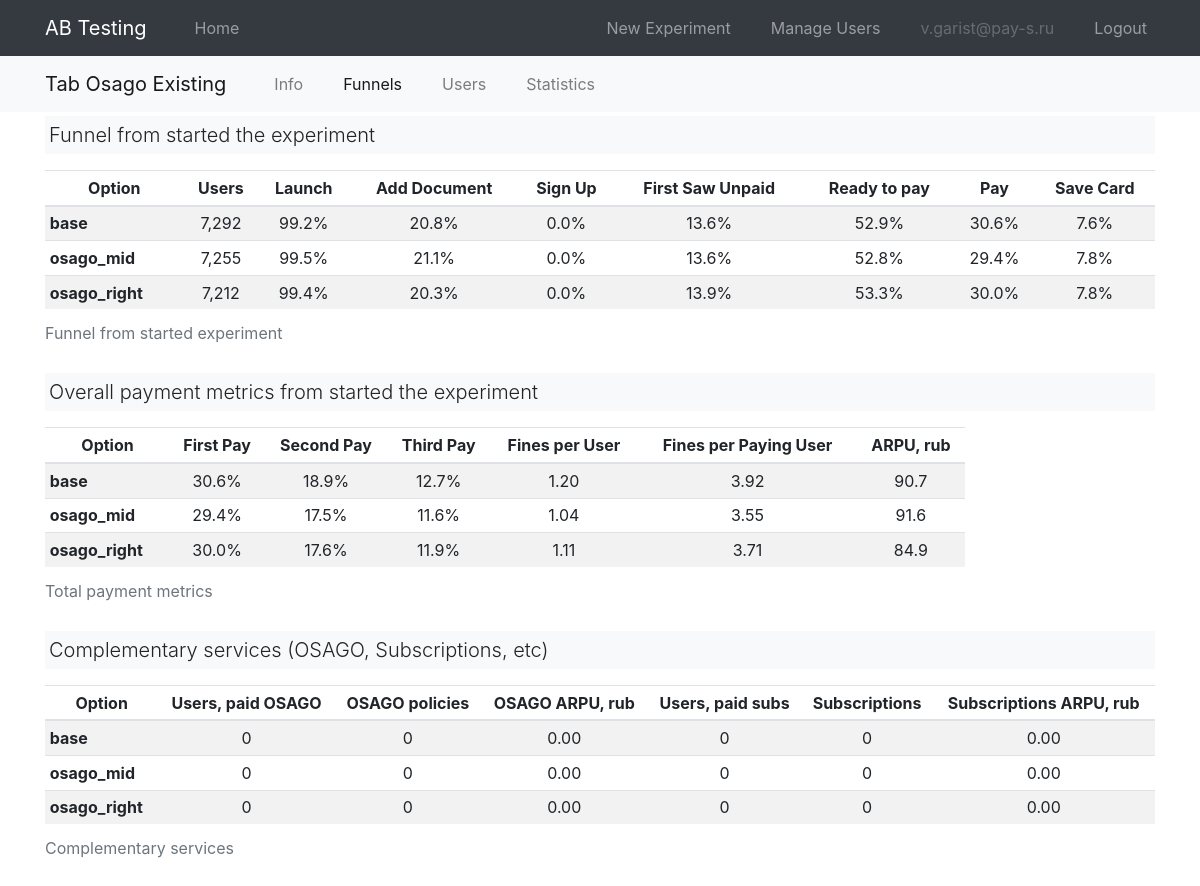
The page /exp_ios_tab_osago_existing/funnel (signed in) on the database its author committed.
### models.py (models this page shows, shortened)
class User(UserMixin, db.Model):
    id = db.Column(db.Integer, primary_key=True)
    email = db.Column(db.String(120), index=True, unique=True)
    password_hash = db.Column(db.String(128))
    is_admin = db.Column(db.Boolean, unique=False, default=False)

class ABExperiment(db.Model):
    __tablename__ = "experiment"
    __table_args__ = (db.UniqueConstraint('app_id', 'name', name="unique_constraint_app_exp"), )
    id = db.Column(db.Integer, primary_key=True)
    app_id = db.Column(db.Integer, db.ForeignKey("app.id"))
    name = db.Column(db.String(120), index=True)
    description = db.Column(db.Text)
    metrics = db.Column(db.Text)
    start_date = db.Column(db.Date)
    end_date = db.Column(db.Date)
    options = db.relationship('ABOption', backref='experiment') # cascade="all, delete-orphan"
    @property
    def metrics_json(self):
        return json.loads(self.metrics) if self.metrics is not None else dict()
    @property
    def clean_name(self):
        clean_name = " ".join(
            [i.capitalize() for i in self.name.split("_") if i not in ("exp", "ios", "android")]
        )
        return clean_name
    @property
    def sorted_options(self):
        options = sorted(self.options, key=lambda x: (-x.is_control_group, x.name))
        return [i.name for i in options]

class ABOption(db.Model):
    __tablename__ = "option"
    id = db.Column(db.Integer, primary_key=True)
    name = db.Column(db.String(120))
    is_control_group = db.Column(db.Boolean) # base, ...
    experiment_id = db.Column(db.Integer, db.ForeignKey('experiment.id'))

### ab/ab.py (the view)
@bp.route("/<exp_name>/funnel")
@login_required
def detail_funnel(exp_name):
    exp = ABExperiment.query.filter_by(name=exp_name).first()
    if exp is None:
        abort(404)
    return render_template("ab/ab_item_funnel.html", exp=exp, active_link="funnel")

### main.py (called while the page is built)
@login.user_loader
def load_user(id):
    return User.query.get(int(id))

### templates/ab/ab_item_funnel.html (shortened to what this page needs)
{% extends "base.html" %}
{% from "macros/plots/barprot_total.html" import barprot_total %}
{% from "macros/plots/donut.html" import donut %}
{% block second_nav %}
{% include "ab/_second_nav.html" %}
{% endblock %}
{% block content %}
<div class="container">
    <p class="lead bg-light p-1">Funnel from started the experiment</p>
    <div class="row mt-0">
        <div class="col">
            <table class="table table-hover table-sm table-striped">
                <caption>Funnel from started experiment</caption>
                <thead>
                    <tr>
                    {% for col in ['Option', 'Users', 'Launch', 'Add Document', 'Sign Up', 'First Saw Unpaid', 'Ready to pay', 'Pay', 'Save Card'] %}
                    <th scope="col" class='text-center'>{{ col }}</th>
                    {% endfor %}
                    </tr>
                </thead>
                <tbody>
                    {% for option in exp.sorted_options %}
                    <tr class='text-center'>
                        <th scope="row" class="text-left">{{ option }}</th>
                        <td scope="row">{{ "{:,}".format(exp.metrics_json.get("cnt_users_all").get(option)) }}</td>
                        {% for i in ["funnel_launch", "funnel_add_document", "funnel_sign_up", "funnel_first_saw_unpaid", "funnel_ready_to_pay", "funnel_pay", "funnel_save_card"] %}
                        <td scope="row">{{ "{:.1%}".format(exp.metrics_json.get(i, dict()).get(option, 0)) }}</td>
                        {% endfor %}
                    </tr>
                    {% endfor %}
                </tbody>
            </table>
        </div>
    </div>
    <p class="lead bg-light p-1">Overall payment metrics from started the experiment</p>
    <div class="row mt-0">
        <div class="col-10">
            <table class="table table-hover table-sm table-striped">
                <caption>Total payment metrics</caption>
                <thead>
                    <tr>
                    {% for col in ['Option', 'First Pay', 'Second Pay', 'Third Pay', 'Fines per User', 'Fines per Paying User', 'ARPU, rub'] %}
                    <th scope="col" class='text-center'>{{ col }}</th>
                    {% endfor %}
                    </tr>
                </thead>
                <tbody>
                    {% for option in exp.sorted_options %}
                    <tr class='text-center'>
                        <th scope="row" class="text-left">{{ option }}</th>
                        {% for i in ["funnel_first_pay", "funnel_second_pay", "funnel_third_pay"] %}
                        <td scope="row">{{ "{:.1%}".format(exp.metrics_json.get(i).get(option)) }}</td>
                        {% endfor %}
                        <td scope="row">{{ "{:.2f}".format(exp.metrics_json.get("avg_fines_all").get(option)) }}</td>
                        <td scope="row">{{ "{:.2f}".format(exp.metrics_json.get("avg_fines_pp_all").get(option)) }}</td>
                        <td scope="row">{{ "{:.1f}".format(exp.metrics_json.get("arpu_all").get(option)) }}</td>
                    </tr>
                    {% endfor %}
                </tbody>
            </table>
        </div>
    </div>
    <p class="lead bg-light p-1">Complementary services (OSAGO, Subscriptions, etc)</p>
    <div class="row mt-0">
        <div class="col-12">
            <table class="table table-hover table-sm table-striped">
                <caption>Complementary services</caption>
                <thead>
                    <tr>
                    {% for col in ['Option', 'Users, paid OSAGO', 'OSAGO policies', 'OSAGO ARPU, rub', 'Users, paid subs', 'Subscriptions', 'Subscriptions ARPU, rub'] %}
                    <th scope="col" class='text-center'>{{ col }}</th>
                    {% endfor %}
                    </tr>
                </thead>
                <tbody>
                    {% for option in exp.sorted_options %}
                    <tr class='text-center'>
                        <th scope="row" class="text-left">{{ option }}</th>
                        <td scope="row">{{ "{:d}".format(exp.metrics_json.get("funnel_purchase_osago").get(option)) }}</td>
                        <td scope="row">{{ "{:d}".format(exp.metrics_json.get("funnel_cnt_osago").get(option)) }}</td>
                        <td scope="row">{{ "{:.2f}".format(exp.metrics_json.get("osago_arpu_all").get(option)) }}</td>
                        <td scope="row">{{ "{:d}".format(exp.metrics_json.get("funnel_subscription_paid").get(option)) }}</td>
                        <td scope="row">{{ "{:d}".format(exp.metrics_json.get("funnel_cnt_subscription").get(option)) }}</td>
                        <td scope="row">{{ "{:.2f}".format(exp.metrics_json.get("subscription_arpu_all").get(option)) }}</td>
                    </tr>
                    {% endfor %}
                </tbody>
            </table>
        </div>
    </div>
</div>
{% endblock %}

### templates/base.html (shortened to what this page needs)
<!DOCTYPE html>
<html>
    <head>
        <link rel="stylesheet" href="https://stackpath.bootstrapcdn.com/bootstrap/4.5.0/css/bootstrap.min.css">
        <link rel="stylesheet" href="https://stackpath.bootstrapcdn.com/font-awesome/4.7.0/css/font-awesome.min.css">
        <link rel="stylesheet" type="text/css" href="{{ url_for('static', filename='css/style.css') }}">
    </head>
    <body>
    <nav class="navbar navbar-expand-md navbar-dark bg-dark fixed-top">
        <div class="container">
            <a class="navbar-brand" href="{{ url_for('ab.index') }}">AB Testing</a>
            <div class="collapse navbar-collapse" id="navbarCollapse">
                <ul class="navbar-nav mr-auto">
                    <li class="nav-item {{ 'active' if active_link == 'home' else None }} ml-4">
                        <a class="nav-link" href="{{ url_for('ab.index') }}">Home</a>
                    </li>
                </ul>
                <ul class="navbar-nav ml-auto">
                {% if current_user.is_authenticated %}
                {% if current_user.is_admin %}
                    <li class="nav-item mr-4 {{ 'active' if active_link == 'create_experiment' else None }}">
                    <a class="nav-link" href="{{ url_for('admin.create_experiment') }}">New Experiment</a>
                    </li>
                    <li class="nav-item mr-4 {{ 'active' if active_link == 'manage_users' else None }}">
                    <a class="nav-link" href="{{ url_for('admin.manage_users') }}">Manage Users</a>
                    </li>
                {% endif %}
                    <li class="nav-item mr-4">
                    <a class="nav-link disabled">{{ current_user.email }}</a>
                    </li>
                    <li class="nav-item">
                    <a class="nav-link" href="{{ url_for('auth.logout') }}">Logout</a>
                    </li>
                {% endif %}
                </ul>
            </div>
        </div>
    </nav>
    {% block second_nav %}{% endblock %}
    {% block content %}
    {% endblock %}
    </body>
</html>

### templates/ab/_second_nav.html (shortened to what this page needs)
<nav class="navbar navbar-expand-md navbar-light bg-light">
    <div class="container mx-auto">
        <a class="navbar-brand" href="{{ url_for('ab.detail', exp_name=exp.name) }}">{{ exp.clean_name }}</a>
        <div class="collapse navbar-collapse" id="navbar2Collapse">
            <ul class="navbar-nav ml-4">
                <li class="nav-item {{ 'active' if active_link == 'info' else None }} mr-4">
                    <a class="nav-link" href="{{ url_for('ab.detail', exp_name=exp.name) }}">Info</a>
                </li>
                <li class="nav-item {{ 'active' if active_link == 'funnel' else None }} mr-4">
                    <a class="nav-link" href="{{ url_for('ab.detail_funnel', exp_name=exp.name) }}">Funnels</a>
                </li>
                <li class="nav-item {{ 'active' if active_link == 'users' else None }} mr-4">
                    <a class="nav-link" href="{{ url_for('ab.detail_users', exp_name=exp.name) }}">Users</a>
                </li>
                <li class="nav-item {{ 'active' if active_link == 'stats' else None }} mr-4">
                    <a class="nav-link" href="{{ url_for('ab.detail_stats', exp_name=exp.name, period='1d') }}">Statistics</a>
                </li>
            </ul>
        </div>
    </div>
</nav>

### static/css/style.css (style rules this page uses)
body { padding-top: 3.5rem; }

### rows shown on the page
User: email "v.garist@pay-s.ru"
ABExperiment: clean_name "Tab Osago Existing", metrics_json.get "7,292", metrics.name "99.2%" "20.8%" "0.0%" "13.6%" "52.9%" "30.6%" "7.6%" "99.5%" "21.1%" "0.0%" "13.6%" "52.8%" "29.4%" "7.8%" "99.4%" "20.3%" "0.0%" "13.9%" "53.3%" "30.0%" "7.8%", metrics_json.get "7,255", metrics_json.get "7,212", metrics_json.get "30.6%" "18.9%" "12.7%" "29.4%" "17.5%" "11.6%" "30.0%" "17.6%" "11.9%", metrics_json.get "1.20", metrics_json.get "3.92", metrics_json.get "90.7", metrics_json.get "1.04", metrics_json.get "3.55", metrics_json.get "91.6", metrics_json.get "1.11", metrics_json.get "3.71", metrics_json.get "84.9", metrics_json.get "0", metrics_json.get "0.00"
ABOption: name "base"
ABOption: name "osago_mid"
ABOption: name "osago_right"

### other values the page prints
{{ col }} "Option" "Users" "Launch" "Add Document" "Sign Up" "First Saw Unpaid" "Ready to pay" "Pay" "Save Card"
{{ col }} "Option" "First Pay" "Second Pay" "Third Pay" "Fines per User" "Fines per Paying User" "ARPU, rub"
{{ col }} "Option" "Users, paid OSAGO" "OSAGO policies" "OSAGO ARPU, rub" "Users, paid subs" "Subscriptions" "Subscriptions ARPU, rub"
